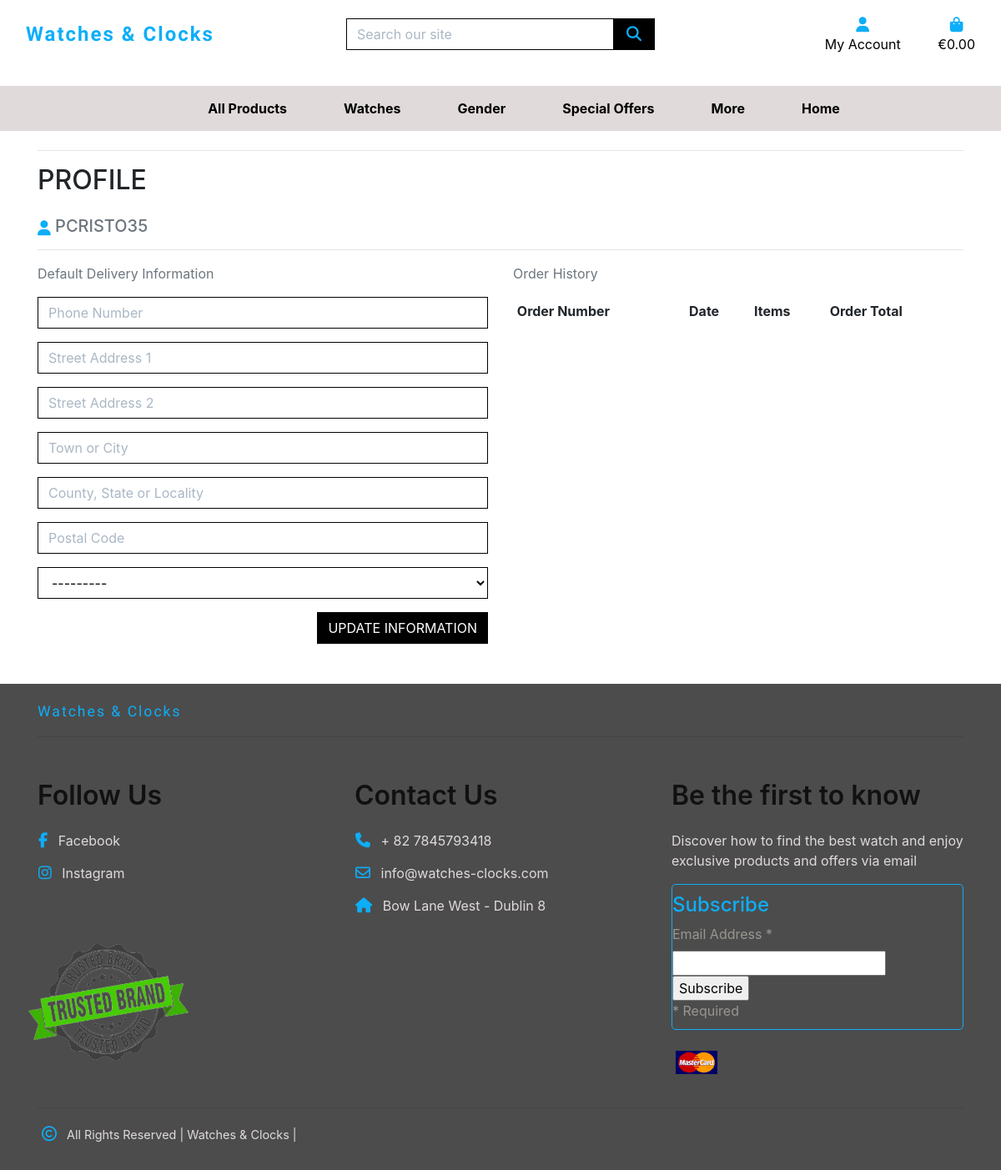
Before: /profile/ (signed in) with the older database file.
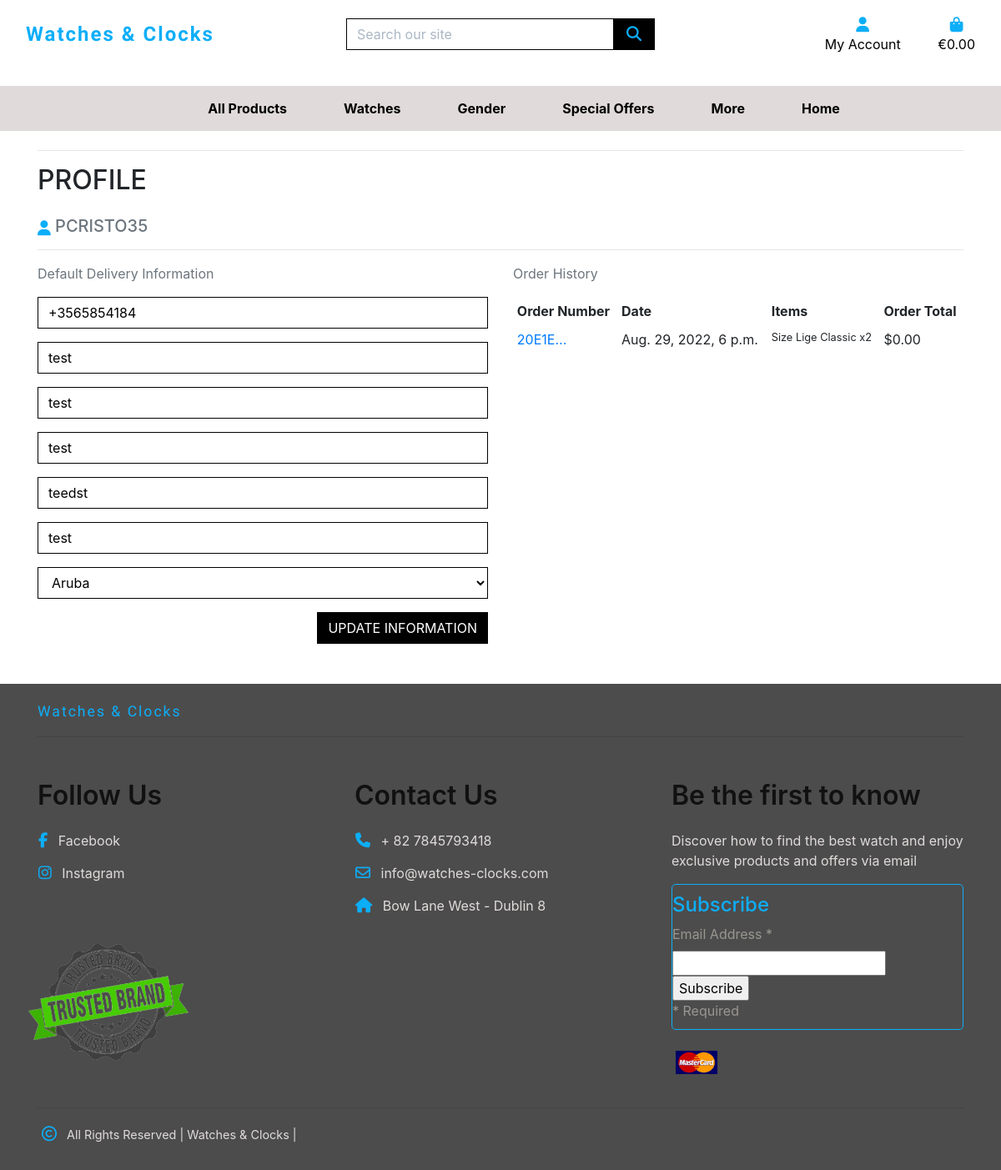
After: the same page with the newer database file.
### profiles/models.py (models this page shows, shortened)
class UserProfile(models.Model):
    user = models.OneToOneField(User, on_delete=models.CASCADE)
    default_phone_number = models.CharField(max_length=20, null=True, blank=True)
    default_street_address1 = models.CharField(max_length=80, null=True, blank=True)
    default_street_address2 = models.CharField(max_length=80, null=True, blank=True)
    default_town_or_city = models.CharField(max_length=40, null=True, blank=True)
    default_county = models.CharField(max_length=80, null=True, blank=True)
    default_postcode = models.CharField(max_length=20, null=True, blank=True)
    default_country = CountryField(blank_label='Country', null=True, blank=True)

### checkout/models.py (models this page shows, shortened)
class Order(models.Model):
    order_number = models.CharField(max_length=32, null=False, editable=False)
    user_profile = models.ForeignKey(UserProfile, on_delete=models.SET_NULL,
                                     null=True, blank=True, related_name='orders')
    full_name = models.CharField(max_length=50, null=False, blank=False)
    email = models.EmailField(max_length=254, null=False, blank=False)
    phone_number = models.CharField(max_length=20, null=False, blank=False)
    country = CountryField(blank_label='Country *', null=False, blank=False)
    postcode = models.CharField(max_length=20, null=True, blank=True)
    town_or_city = models.CharField(max_length=40, null=False, blank=False)
    street_address1 = models.CharField(max_length=80, null=False, blank=False)
    street_address2 = models.CharField(max_length=80, null=True, blank=True)
    county = models.CharField(max_length=80, null=True, blank=True)
    date = models.DateTimeField(auto_now_add=True)
    delivery_cost = models.DecimalField(max_digits=6, decimal_places=2, null=False, default=0)
    order_total = models.DecimalField(max_digits=10, decimal_places=2, null=False, default=0)
    grand_total = models.DecimalField(max_digits=10, decimal_places=2, null=False, default=0)
    original_bag = models.TextField(null=False, blank=False, default='')
    stripe_pid = models.CharField(max_length=254, null=False, blank=False, default='')

class OrderLineItem(models.Model):
    order = models.ForeignKey(Order, null=False, blank=False, on_delete=models.CASCADE, related_name='lineitems')
    product = models.ForeignKey(Product, null=False, blank=False, on_delete=models.CASCADE)
    product_size = models.CharField(max_length=2, null=True, blank=True) # XS, S, M, L, XL
    quantity = models.IntegerField(null=False, blank=False, default=0)
    lineitem_total = models.DecimalField(max_digits=6, decimal_places=2, null=False, blank=False, editable=False)

### products/models.py (models this page shows, shortened)
class Product(models.Model):
    category = models.ForeignKey(
        'Category', null=True, blank=True, on_delete=models.SET_NULL)
    gender_category = models.ForeignKey(
        'Gender_category', null=True, blank=True, on_delete=models.SET_NULL)
    sku = models.CharField(max_length=254, null=True, blank=True)
    name = models.CharField(max_length=254)
    description = models.TextField()
    watch_details = models.TextField()
    features = models.TextField()
    has_sizes = models.BooleanField(default=False, null=True, blank=True)
    old_price = models.DecimalField(default=0,
        max_digits=6, decimal_places=2)
    price = models.DecimalField(
        max_digits=6, decimal_places=2)
    rating = models.DecimalField(
        max_digits=6, decimal_places=2, null=True, blank=True)
    image_url = models.URLField(max_length=1024, null=True, blank=True)
    image = models.ImageField(upload_to='products_images/', null=True, blank=True)
    product_status = models.ForeignKey(
        'Product_status', null=True, blank=True, on_delete=models.SET_NULL)
    featured = models.BooleanField(default=False)
    promotion = models.BooleanField(default=False)
    comming_soon = models.BooleanField(default=False)

### profiles/views.py (the view)
# urls.py: path('', views.profile, name='profile'),
@login_required
def profile(request):
    profile = get_object_or_404(UserProfile, user=request.user)
    if request.method == 'POST':
        form = UserProfileForm(request.POST, instance=profile)
        if form.is_valid():
            form.save()
            messages.success(request, 'Profile updated successfully')
        else:
            messages.error(request, 'Update failed. Please ensure the form is valid.')
    else:
        form = UserProfileForm(instance=profile)
    orders = profile.orders.all()
    template = 'profiles/profile.html'
    context = {
        'form': form,
        'orders': orders,
        'on_profile_page': True
    }
    return render(request, template, context)

### profiles/forms.py
class UserProfileForm(forms.ModelForm):
    class Meta:
        model = UserProfile
        exclude = ('user',)
    def __init__(self, *args, **kwargs):
        super().__init__(*args, **kwargs)
        placeholders = {
            'default_phone_number': 'Phone Number',
            'default_postcode': 'Postal Code',
            'default_town_or_city': 'Town or City',
            'default_street_address1': 'Street Address 1',
            'default_street_address2': 'Street Address 2',
            'default_county': 'County, State or Locality',
        }
        self.fields['default_phone_number'].widget.attrs['autofocus'] = True
        for field in self.fields:
            if field != 'default_country':
                if self.fields[field].required:
                    placeholder = f'{placeholders[field]} *'
                else:
                    placeholder = placeholders[field]
                self.fields[field].widget.attrs['placeholder'] = placeholder
            self.fields[field].widget.attrs['class'] = 'border-black rounded-0 profile-form-input'
            self.fields[field].label = False

### profiles/templates/profiles/profile.html (shortened to what this page needs)
{% extends "base.html" %}
{% load static %}
{% block page_header %}
    <div class="container header-container">
    </div>
{% endblock %}
{% block content %}
<div class="overlay"></div>
    <div class="container">
        <div class="row">
            <div class="col">
                <hr>
                <h2 class="text-uppercase mb-4">Profile</h2>
                <h5 class="text-uppercase text-muted"> {{ user }}</h5>
                <hr>
            </div>
        </div>
        <div class="row">
            <div class="col-12 col-lg-6">
                <p class="text-muted">Default Delivery Information</p>
                <form class="mt-3" action="{% url 'profile' %}" method="POST" id="profile-update-form">
                    {{ form|crispy }}
                    <button class="btn btn-black rounded-0 text-uppercase float-right">Update Information</button>
                </form>
            </div>
            <div class="col-12 col-lg-6">
                <p class="text-muted">Order History</p>
                <div class="order-history table-responsive">
                    <table class="table table-sm table-borderless">
                        <thead>
                            <tr>
                                <th>Order Number</th>
                                <th>Date</th>
                                <th>Items</th>
                                <th>Order Total</th>
                            </tr>
                        </thead>
                        <tbody>
                            {% for order in orders %}
                                <tr>
                                    <td>
                                        <a href="{% url 'order_history' order.order_number %}"
                                        title="{{ order.order_number }}">
                                            {{ order.order_number|truncatechars:6 }}
                                        </a>
                                    </td>
                                    <td>{{ order.date }}</td>
                                    <td>
                                        <ul class="list-unstyled">
                                            {% for item in order.lineitems.all %}
                                                <li class="small">
                                                    {% if item.product.has_sizes %}
                                                        Size {{ item.product.size|upper }}
                                                    {% endif %}{{ item.product.name }} x{{ item.quantity }}
                                                </li>
                                            {% endfor %}
                                        </ul>
                                    </td>
                                    <td>${{ order.grand_total }}</td>
                                </tr>
                            {% endfor %}
                        </tbody>
                    </table>
                </div>
            </div>
        </div>
    </div>
    {% endblock %}

Changed rows visible on the page:
changed UserProfile: default_phone_number (not shown) → "+3565854184"; default_street_address1 (not shown) → "test"; default_street_address2 (not shown) → "test"; default_town_or_city (not shown) → "test"; default_county (not shown) → "teedst"; default_postcode (not shown) → "test"; default_country "---------" → "Aruba"
added Order: order_number "20E1E…", date "Aug. 29, 2022, 6 p.m.", grand_total "0.00"
added OrderLineItem: product.name "Lige Classic", quantity "2"
